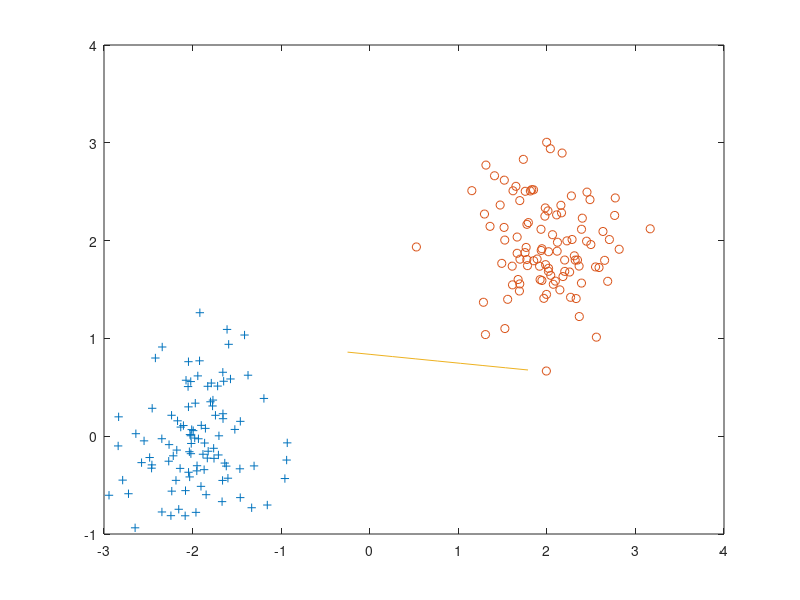

The MATLAB source for this figure:
close all;
clear all;

eta = 0.01;
npoints=200;
mu1 = [-2,0];
mu2= [2,2];
sigma = [0.2,0;0,0.2];
rng default  % For reproducibility
r = [mvnrnd(mu1,sigma,npoints/2), 1*ones(npoints/2,1)];
s = [mvnrnd(mu2,sigma,npoints/2), -1*ones(npoints/2,1)];
r1 = -1 + (2).*rand(1,1);
r2 = -1 + (2).*rand(1,1);
r3 = -1 + (2).*rand(1,1);
w=[r1,r2,r3];

patterns=[r;s];
patterns=patterns(randperm(size(patterns,1)),:);
targets = patterns(:,3);
patterns = (patterns(:,1:2))';
patterns = [patterns ; ones(1,npoints)];

patterns = patterns - mean(patterns);

epochs = 20;
m = npoints/epochs;
for i =1:epochs-1
    X = patterns(:,i*m:(i+1)*m);
    T = (targets(i*m:(i+1)*m))';
    delta_w = -eta*(w*X - T)*X';
    w = w + delta_w;
end






figure
plot(r(:,1),r(:,2),'+');
hold on;
plot(s(:,1),s(:,2),'o')
plot(w(3)+w(2)*[-4:1:4],w(3)-w(1)*[-4:1:4]);
